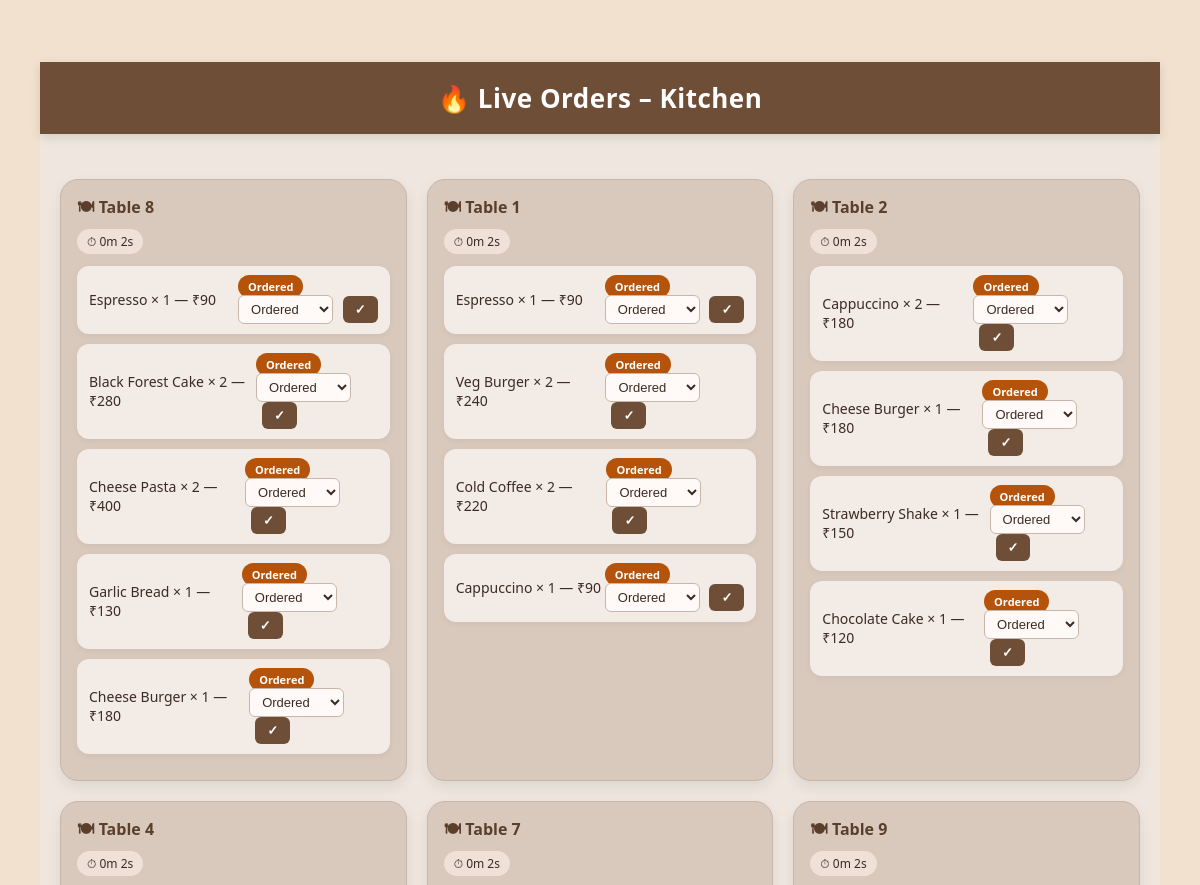
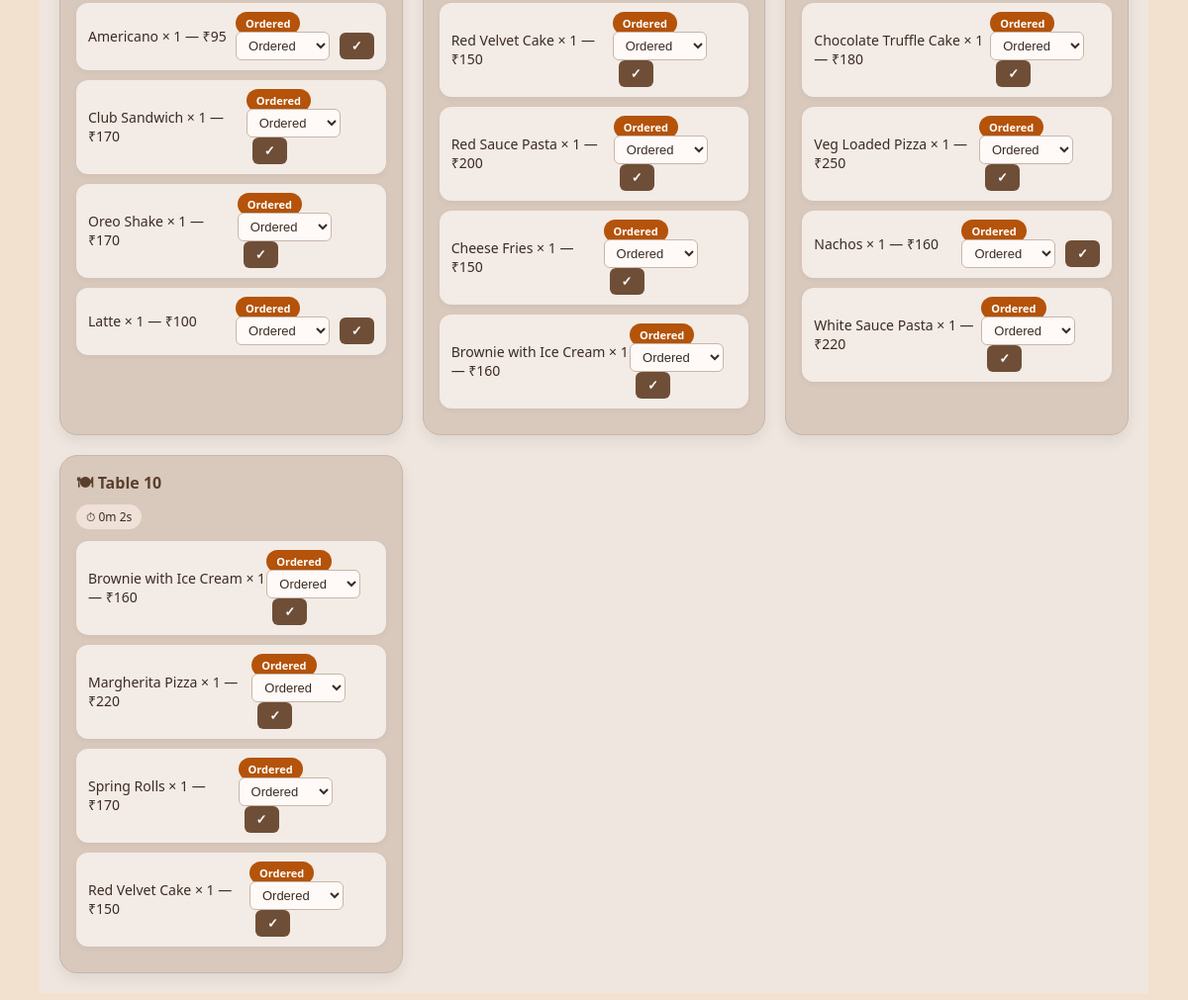
The page /orders on the database its author committed (2 pictures, top to bottom).
### tables this page shows
CREATE TABLE orders (
    id INTEGER PRIMARY KEY AUTOINCREMENT,
    table_no INTEGER,
    item_name TEXT,
    quantity INTEGER,
    price INTEGER,
    status TEXT
, created_at TEXT);

### app.py (the view)
@app.route("/orders")
def view_orders():
    conn = get_db()
    cur = conn.cursor()
    cur.execute("""
    SELECT * FROM orders
    WHERE LOWER(status) != 'served'
""")
    orders = cur.fetchall()
    conn.close()
    return render_template("orders.html", orders=orders)

### app.py (called while the page is built)
def get_db():
    return sqlite3.connect("database.db")

### templates/orders.html (shortened to what this page needs)
{% extends "base.html" %}
{% block content %}
<div class="kitchen-page">
<h2 class="kitchen-header">🔥 Live Orders – Kitchen</h2>
<div class="kitchen-tables">
{% set grouped = {} %}
{% for order in orders %}
    {% if order[5]|lower not in ['served', 'paid'] %}
        {% if order[1] not in grouped %}
            {% set _ = grouped.update({order[1]: []}) %}
        {% endif %}
        {% set _ = grouped[order[1]].append(order) %}
    {% endif %}
{% endfor %}
{% for table, items in grouped.items() %}
<div class="kitchen-table-card" id="table-{{ table }}" data-table="{{ table }}">
    <div class="kitchen-table-title">🍽 Table {{ table }}</div>
    <div class="kitchen-timer"></div>
    {% for order in items %}
    <div class="kitchen-item" id="order-{{ order[0] }}">
        {{ order[2] }} × {{ order[3] }} — ₹{{ order[4] }}
        <div>
            <span class="kitchen-badge kitchen-{{ order[5]|lower }}">
                {{ order[5] }}
            </span>
            <form class="status-form" data-order-id="{{ order[0] }}">
                <select name="status" class="kitchen-select">
                    <option value="Ordered">Ordered</option>
                </select>
                <button type="submit" class="kitchen-btn">✓</button>
            </form>
        </div>
    </div>
    {% endfor %}
</div>
{% endfor %}
</div>
</div>
{% endblock %}

### static/css/style.css (style rules this page uses)
body { font-family: Arial, sans-serif; background: #f4f4f4; margin: 0; padding: 20px; }
body { font-family: 'Segoe UI', Tahoma, sans-serif; background: #f7f7f7; margin: 0; padding: 0; }
body { font-family: "Segoe UI", Tahoma, sans-serif; background: linear-gradient(135deg, #f4f6f8, #eef1f5); padding: 20px; margin: 0; }
h2 { text-align: center; color: #2c3e50; margin-bottom: 25px; font-size: 26px; letter-spacing: 0.5px; }
select { padding: 6px; border-radius: 8px; border: 1px solid #ccc; font-size: 13px; background-color: #ffffff; }
button { padding: 7px 14px; margin-left: 6px; border: none; border-radius: 10px; background: linear-gradient(135deg, #3498db, #2980b9); color: white; font-size: 13px; cursor: pointer; transition: all 0.2s ease-in-out; }
body { margin: 0; font-family: 'Poppins', system-ui, sans-serif; background: #efe7df; color: #2b160d; }
body { margin: 0; font-family: Arial, sans-serif; background: #b58e70; color: white; }
body { margin:0; font-family:Poppins, system-ui; background:#f3e1d0; color:#3b2b24; }
.kitchen-page { background:#efe7df; min-height:100vh; font-family:'Poppins',system-ui,sans-serif; color:#3b2b24; }
.kitchen-header { text-align:center; padding:18px; background:#6f4e37; color:white; font-weight:600; letter-spacing:.5px; box-shadow:0 3px 10px rgba(0,0,0,.12); }
.kitchen-tables { display:grid; grid-template-columns:repeat(auto-fill,minmax(330px,1fr)); gap:20px; padding:20px; }
.kitchen-table-card { background:#d9c9bd; border-radius:18px; padding:16px; border:1px solid #c7b6aa; box-shadow:0 6px 14px rgba(0,0,0,.08); transition:.2s ease; animation:fadeIn .3s ease; }
.kitchen-table-title { font-size:16px; color:#5a3f2c; font-weight:600; }
.kitchen-timer { font-size:12px; margin:6px 0 12px; background:#efe1d7; padding:4px 10px; border-radius:20px; display:inline-block; }
.kitchen-item { background:#f3ebe5; border-radius:12px; padding:10px 12px; margin-bottom:10px; display:flex; justify-content:space-between; align-items:center; box-shadow:0 2px 6px rgba(0,0,0,.05); font-size:14px; }
.kitchen-badge { padding:4px 10px; border-radius:16px; font-size:11px; font-weight:600; color:white; }
.kitchen-ordered { background:#b45309; }
.kitchen-select { background:#fffaf7; border:1px solid #c7b6aa; border-radius:6px; padding:5px 8px; color:#3b2b24; }
.kitchen-btn { background:#6f4e37; color:white; border:none; border-radius:6px; padding:6px 12px; font-weight:600; cursor:pointer; transition:.2s; }

### rows shown on the page
orders: item_name "Espresso", quantity "1", price "90", status "Ordered"
orders: item_name "Black Forest Cake", quantity "2", price "280", status "Ordered"
orders: item_name "Cheese Pasta", quantity "2", price "400", status "Ordered"
orders: item_name "Garlic Bread", quantity "1", price "130", status "Ordered"
orders: item_name "Cheese Burger", quantity "1", price "180", status "Ordered"
orders: item_name "Espresso", quantity "1", price "90", status "Ordered"
orders: item_name "Veg Burger", quantity "2", price "240", status "Ordered"
orders: item_name "Cold Coffee", quantity "2", price "220", status "Ordered"
orders: item_name "Cappuccino", quantity "1", price "90", status "Ordered"
orders: item_name "Cappuccino", quantity "2", price "180", status "Ordered"
orders: item_name "Cheese Burger", quantity "1", price "180", status "Ordered"
orders: item_name "Strawberry Shake", quantity "1", price "150", status "Ordered"
orders: item_name "Chocolate Cake", quantity "1", price "120", status "Ordered"
orders: item_name "Americano", quantity "1", price "95", status "Ordered"
orders: item_name "Club Sandwich", quantity "1", price "170", status "Ordered"
orders: item_name "Oreo Shake", quantity "1", price "170", status "Ordered"
orders: item_name "Latte", quantity "1", price "100", status "Ordered"
orders: item_name "Red Velvet Cake", quantity "1", price "150", status "Ordered"
orders: item_name "Red Sauce Pasta", quantity "1", price "200", status "Ordered"
orders: item_name "Cheese Fries", quantity "1", price "150", status "Ordered"
orders: item_name "Brownie with Ice Cream", quantity "1", price "160", status "Ordered"
orders: item_name "Chocolate Truffle Cake", quantity "1", price "180", status "Ordered"
orders: item_name "Veg Loaded Pizza", quantity "1", price "250", status "Ordered"
orders: item_name "Nachos", quantity "1", price "160", status "Ordered"
orders: item_name "White Sauce Pasta", quantity "1", price "220", status "Ordered"
orders: item_name "Brownie with Ice Cream", quantity "1", price "160", status "Ordered"
orders: item_name "Margherita Pizza", quantity "1", price "220", status "Ordered"
orders: item_name "Spring Rolls", quantity "1", price "170", status "Ordered"
orders: item_name "Red Velvet Cake", quantity "1", price "150", status "Ordered"

### other values the page prints
{{ table }} "8" "1" "2" "4" "7" "9" "10"
